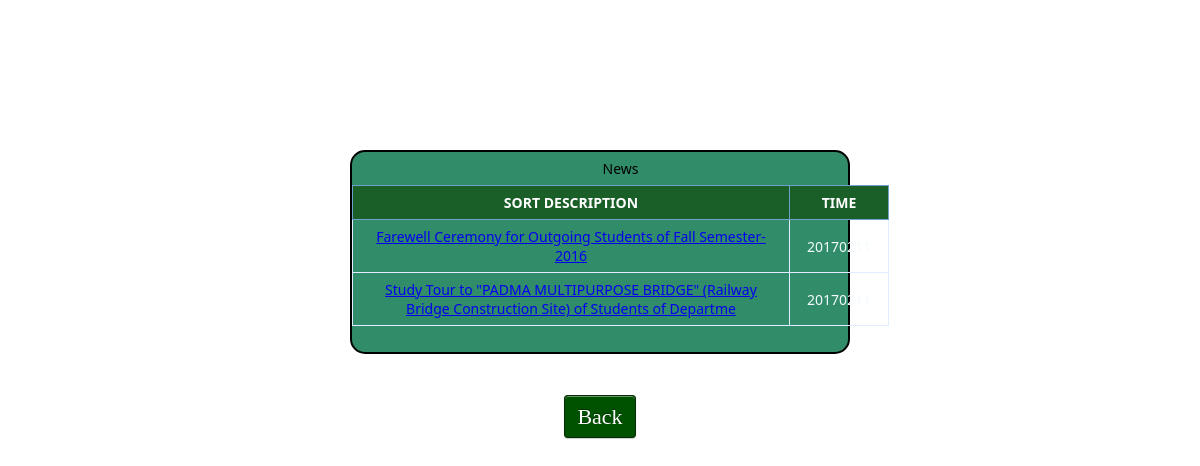
Screenshot of /pdp/news_show_admin.php with the database file from the repository.
### tables this page shows
CREATE TABLE `news_tbl` (
  `news_id` int(11) NOT NULL,
  `sort_des` varchar(100) NOT NULL,
  `time` varchar(100) NOT NULL,
  `news` text NOT NULL
);

### pdp/news_show_admin.php (the view, shortened to what this page needs)
<?php
	$db = mysqli_connect("localhost","root","","authentication");
	$sql = "SELECT * FROM news_tbl";
	$result = mysqli_query($db,$sql);
?>
<!DOCTYPE html>
<html>
<head>
</head>
<body>
<div class="phg">
<table class="data-table">
		<caption class="title">News</caption>
		<thead>
			<tr>
				<th>Sort Description</th>
				<th>Time</th>
			</tr>
		</thead>
		<tbody>
		<?php
		while($row = mysqli_fetch_assoc($result)){
echo "<tr>";
echo "<td><a href='news_detail.php?news_id=" . $row['news_id'] . "'>". $row['sort_des']  ."</a></td>";
echo "<td>". $row['time'] ."</td>";
echo "</tr>";
}
		?>
		</tbody>
	</table>
	<?php print "<br>"; ?>
	</div>
	<center><a class="link_button" href="../index.html">Back</a><br></center>
</body>
</html>

### pdp/news_show_admin.php (style rules this page uses)
body { font-size: 15px; color: #343d44; font-family: "segoe-ui", "open-sans", tahoma, arial; padding: 0; margin: 150px; background-image: url("5.jpg"); }
table { margin: auto; font-family: "Lucida Sans Unicode", "Lucida Grande", "Segoe Ui"; font-size: 12px; }
table td { transition: all .5s; }
.data-table { border-collapse: collapse; font-size: 14px; min-width: 537px; }
.data-table th, .data-table td { border: 1px solid #e1edff; padding: 7px 17px; }
.data-table caption { margin: 7px; }
.data-table thead th { background-color:#1a5e28; color: #FFFFFF; border-color: #6ea1cc !important; text-transform: uppercase; }
.data-table tbody td { color:#f4fbff; text-align: center; }
.data-table tbody td:first-child, .data-table tbody td:nth-child(4), .data-table tbody td:last-child { text-align: center; }
.phg { background-color:#318c69; font-size: 22px; font-family: Tahoma; font-type: Helvetic; color: black; margin-top:60px; margin-bottom: 50px; margin-left:200px; margin-right:200px; border: 2px solid black; border-radius: 15px; }
.link_button { font-size: 22px; font-family: Tahoma; font-type: Helvetic; -webkit-border-radius: 4px; -moz-border-radius: 4px; border-radius: 4px; border: solid 1px #072b07; text-shadow: 0 -1px 0 rgba(0, 0, 0, 0.4); -webkit-box-shadow: inset 0 1px 0 rgba(255, 255, 255, 0.4), 0 1px 1px rgba(0, 0, 0, 0.2); -moz-box-shadow: inset 0 1px 0 rgba(255, 255, 255, 0.4), 0 1px 1px rgba(0, 0, 0, 0.2); box-shadow: inset 0 1px 0 rgba(255, 255, 255, 0.4), 0 1px 1px rgba(0, 0, 0, 0.2); background: #005100; color: #FFF; padding: 8px 12px; text-decoration: none; }

### rows the page displays
news_tbl: sort_des "Farewell Ceremony for Outgoing Students of Fall Semester-2016", time "20170211"
news_tbl: sort_des "Study Tour to \"PADMA MULTIPURPOSE BRIDGE\" (Railway Bridge Construction Site) of Students of Departme", time "20170211"
